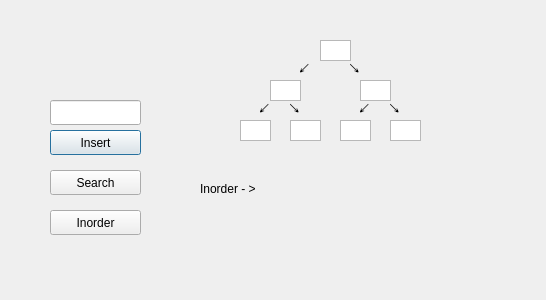
<?xml version="1.0" encoding="UTF-8"?>
<ui version="4.0">
 <class>windowarvore</class>
 <widget class="QDialog" name="windowarvore">
  <property name="geometry">
   <rect>
    <x>0</x>
    <y>0</y>
    <width>546</width>
    <height>300</height>
   </rect>
  </property>
  <property name="windowTitle">
   <string>Arvore Binaria</string>
  </property>
  <widget class="QListWidget" name="DRaiz">
   <property name="geometry">
    <rect>
     <x>320</x>
     <y>40</y>
     <width>31</width>
     <height>21</height>
    </rect>
   </property>
  </widget>
  <widget class="QListWidget" name="F">
   <property name="geometry">
    <rect>
     <x>360</x>
     <y>80</y>
     <width>31</width>
     <height>21</height>
    </rect>
   </property>
  </widget>
  <widget class="QLabel" name="label_9">
   <property name="geometry">
    <rect>
     <x>350</x>
     <y>60</y>
     <width>16</width>
     <height>17</height>
    </rect>
   </property>
   <property name="text">
    <string>↘</string>
   </property>
  </widget>
  <widget class="QListWidget" name="A">
   <property name="geometry">
    <rect>
     <x>240</x>
     <y>120</y>
     <width>31</width>
     <height>21</height>
    </rect>
   </property>
  </widget>
  <widget class="QLabel" name="label_4">
   <property name="geometry">
    <rect>
     <x>260</x>
     <y>100</y>
     <width>16</width>
     <height>17</height>
    </rect>
   </property>
   <property name="text">
    <string>↙</string>
   </property>
  </widget>
  <widget class="QListWidget" name="G">
   <property name="geometry">
    <rect>
     <x>390</x>
     <y>120</y>
     <width>31</width>
     <height>21</height>
    </rect>
   </property>
  </widget>
  <widget class="QListWidget" name="B">
   <property name="geometry">
    <rect>
     <x>270</x>
     <y>80</y>
     <width>31</width>
     <height>21</height>
    </rect>
   </property>
  </widget>
  <widget class="QPushButton" name="inserir">
   <property name="geometry">
    <rect>
     <x>50</x>
     <y>130</y>
     <width>91</width>
     <height>25</height>
    </rect>
   </property>
   <property name="cursor">
    <cursorShape>PointingHandCursor</cursorShape>
   </property>
   <property name="text">
    <string>Insert</string>
   </property>
  </widget>
  <widget class="QListWidget" name="E">
   <property name="geometry">
    <rect>
     <x>340</x>
     <y>120</y>
     <width>31</width>
     <height>21</height>
    </rect>
   </property>
  </widget>
  <widget class="QLabel" name="label_8">
   <property name="geometry">
    <rect>
     <x>290</x>
     <y>100</y>
     <width>16</width>
     <height>17</height>
    </rect>
   </property>
   <property name="text">
    <string>↘</string>
   </property>
  </widget>
  <widget class="QLineEdit" name="lineEdit">
   <property name="geometry">
    <rect>
     <x>50</x>
     <y>100</y>
     <width>91</width>
     <height>25</height>
    </rect>
   </property>
  </widget>
  <widget class="QPushButton" name="busca">
   <property name="geometry">
    <rect>
     <x>50</x>
     <y>170</y>
     <width>91</width>
     <height>25</height>
    </rect>
   </property>
   <property name="cursor">
    <cursorShape>PointingHandCursor</cursorShape>
   </property>
   <property name="text">
    <string>Search</string>
   </property>
  </widget>
  <widget class="QListWidget" name="C">
   <property name="geometry">
    <rect>
     <x>290</x>
     <y>120</y>
     <width>31</width>
     <height>21</height>
    </rect>
   </property>
  </widget>
  <widget class="QLabel" name="label_3">
   <property name="geometry">
    <rect>
     <x>300</x>
     <y>60</y>
     <width>16</width>
     <height>17</height>
    </rect>
   </property>
   <property name="text">
    <string>↙</string>
   </property>
  </widget>
  <widget class="QPushButton" name="inorder">
   <property name="geometry">
    <rect>
     <x>50</x>
     <y>210</y>
     <width>91</width>
     <height>25</height>
    </rect>
   </property>
   <property name="cursor">
    <cursorShape>PointingHandCursor</cursorShape>
   </property>
   <property name="text">
    <string>Inorder</string>
   </property>
  </widget>
  <widget class="QLabel" name="label_2">
   <property name="geometry">
    <rect>
     <x>360</x>
     <y>100</y>
     <width>16</width>
     <height>17</height>
    </rect>
   </property>
   <property name="text">
    <string>↙</string>
   </property>
  </widget>
  <widget class="QLabel" name="label_7">
   <property name="geometry">
    <rect>
     <x>390</x>
     <y>100</y>
     <width>16</width>
     <height>17</height>
    </rect>
   </property>
   <property name="text">
    <string>↘</string>
   </property>
  </widget>
  <widget class="QLabel" name="id">
   <property name="geometry">
    <rect>
     <x>140</x>
     <y>50</y>
     <width>67</width>
     <height>17</height>
    </rect>
   </property>
   <property name="text">
    <string/>
   </property>
  </widget>
  <widget class="QLabel" name="label">
   <property name="geometry">
    <rect>
     <x>200</x>
     <y>180</y>
     <width>171</width>
     <height>17</height>
    </rect>
   </property>
   <property name="text">
    <string>Inorder - &gt;</string>
   </property>
  </widget>
  <widget class="QLabel" name="testeorde">
   <property name="geometry">
    <rect>
     <x>280</x>
     <y>180</y>
     <width>191</width>
     <height>17</height>
    </rect>
   </property>
   <property name="text">
    <string/>
   </property>
  </widget>
 </widget>
 <resources/>
 <connections/>
</ui>
